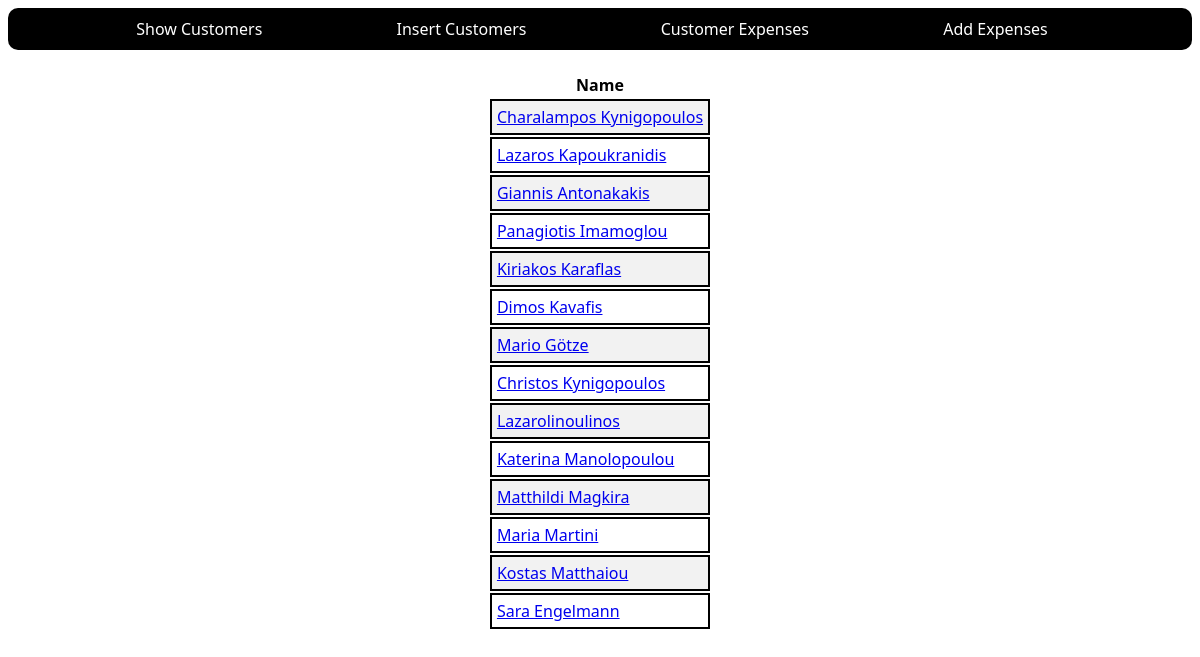
The page /expenses.php on the database as committed earlier.
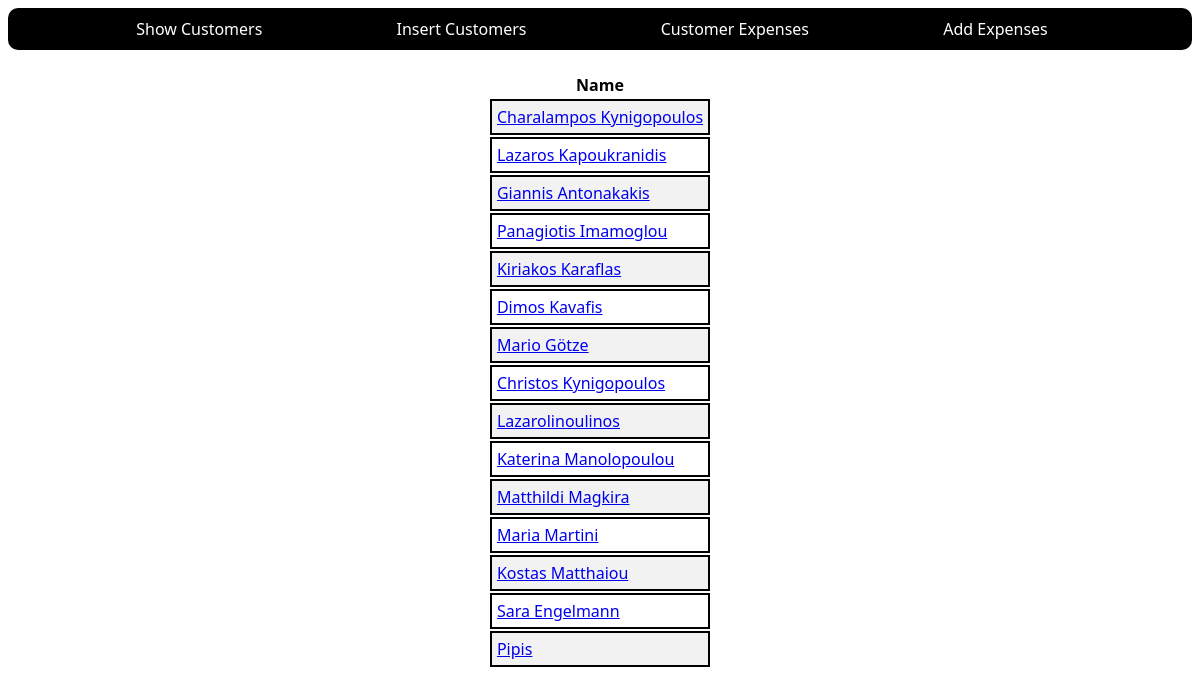
The same page on the database as committed later.
### tables this page shows
CREATE TABLE CUSTOMERS
(ID INT PRIMARY KEY     NOT NULL,
NAME           TEXT    NOT NULL,
AGE            INT     NOT NULL,
ADDRESS        CHAR(50),
SALARY         REAL);

### expenses.php (the view, shortened to what this page needs)
<!DOCTYPE html>
<html lang="en">
<head>
</head>
<body>
<div class="container">
            <li><a href="dashboard.php">Show Customers</a></li>
            <li><a href="newCustomer.php">Insert Customers</a></li>
            <li><a href="expenses.php">Customer Expenses</a></li>
            <li><a href="addExpenses.php">Add Expenses</a></li>
    </div>
</body>
</html>
<?php
$db = new Users();
$sql = "SELECT * FROM CUSTOMERS";
$result = $db->query($sql);
echo "<table>
<tr>
<th>Name</th>
";
while ($row = $result->fetchArray(SQLITE3_ASSOC)) {
    echo "<tr>";
    echo "<td><a href='customerExpenses.php?name=$row[NAME]'>" . $row['NAME'] . "</a></td>";
    echo "</tr>";
}
echo "</table>";
?>

Rows that differ between the two databases and show on the page:
added customers: NAME "Pipis"
